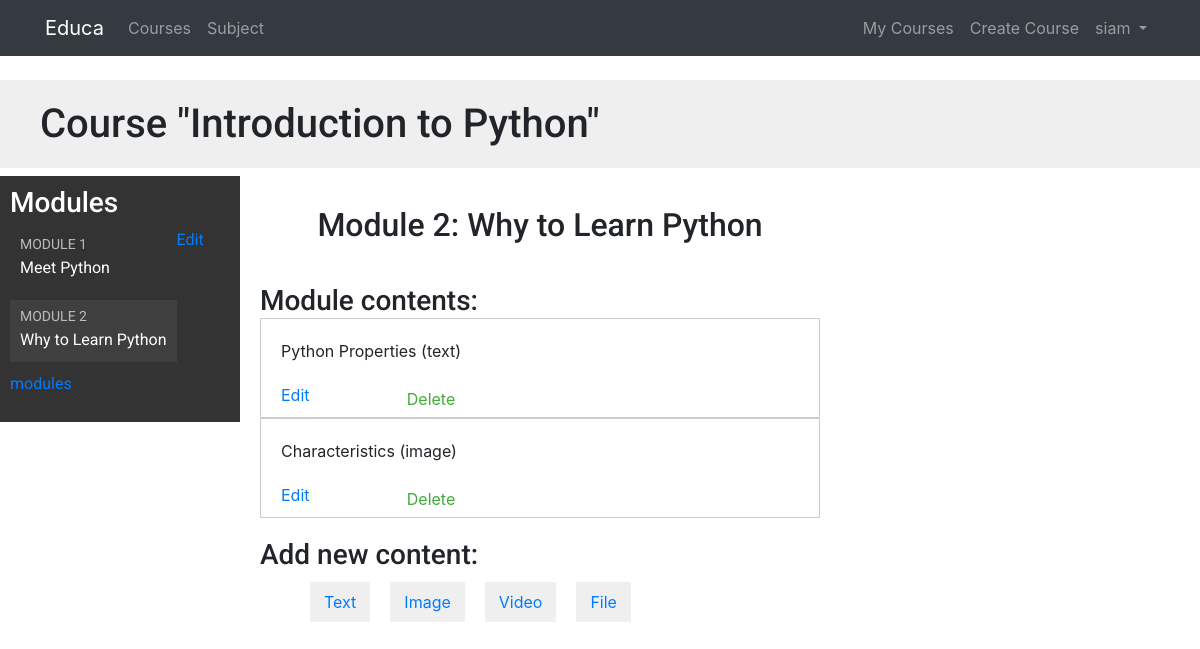
/course/module/4/ (signed in), run on the app's committed database.
### courses/models.py (models this page shows, shortened)
class Course(models.Model):
    owner = models.ForeignKey(User,
                    related_name='courses_created',
                    on_delete=models.CASCADE)
    subject = models.ForeignKey(Subject, related_name='courses',
                        on_delete=models.CASCADE)
    title = models.CharField(max_length=200)
    slug = models.SlugField(max_length=200, unique=True)
    overview = models.TextField()
    created = models.DateTimeField(auto_now_add=True)
    students = models.ManyToManyField(User,
                                      related_name='courses_joined',
                                      blank=True)
    class Meta:
        ordering = ['-created']

class Module(models.Model):
    course = models.ForeignKey(Course,
                        related_name='modules',
                        on_delete=models.CASCADE)
    title = models.CharField(max_length=200)
    description = models.TextField(blank=True)
    order = OrderField(blank=True, for_fields=['course'])
    class Meta:
        ordering = ['order'] #default ordering

class Content(models.Model):
    module = models.ForeignKey(Module,
                               related_name='contents',
                               on_delete=models.CASCADE)
    content_type = models.ForeignKey(ContentType,
                                     limit_choices_to={'model__in':('text',
                                                                    'video',
                                                                    'image',
                                                                    'file')},
                                     on_delete=models.CASCADE)
    object_id = models.PositiveIntegerField()
    item = GenericForeignKey('content_type', 'object_id')
    order = OrderField(blank=True, for_fields=['module'])
    class Meta:
            ordering = ['order']

class ItemBase(models.Model):
    owner = models.ForeignKey(User,
                              related_name='%(class)s_related',
                              on_delete=models.CASCADE)
    title = models.CharField(max_length=250)
    created = models.DateTimeField(auto_now_add=True)
    updated = models.DateTimeField(auto_now=True)
    class Meta:
         abstract =True
    def __str__(self):
        return self.title

class Text(ItemBase):
    content = models.TextField()

class Image(ItemBase):
    file = models.FileField(upload_to='images')

### courses/views.py (the view)
class ModuleContentListView(TemplateResponseMixin, View):
    template_name = 'courses/manage/module/content_list.html'
    def get(self, request, module_id):
        module = get_object_or_404(Module,
                                   id=module_id,
                                   course__owner=request.user)
        return self.render_to_response({'module': module})

### courses/templatetags/course.py (called while the page is built)
@register.filter
def model_name(obj):
    try:
        return obj._meta.model_name
    except AttributeError:
        return None

@register.filter(name='has_group')
def has_group(user, group_name):
    group = Group.objects.get(name=group_name)
    return True if group in user.groups.all() else False

### templates/courses/manage/module/content_list.html (shortened to what this page needs)
{% extends "base.html" %}
{% load course %}
{% block content %}
  {% with course=module.course %}
    <h1>Course "{{ course.title }}"</h1>
    <div class="contents">
      <h3>Modules</h3>
      <ul id="modules">
        {% for m in course.modules.all %}
          <li data-id="{{ m.id }}" {% if m == module %}class="selected"{% endif %}>
            <a href="{% url "module_content_list" m.id %}">
              <span>
                Module <span class="order">{{ m.order|add:1 }}</span>
              </span>
              <br>
              {{ m.title }}
            </a>
          </li>
        {% empty %}
          <li>No modules yet.</li>
        {% endfor %}
      </ul>
      <p><a href="{% url "course_module_update" course.id %}">Edit modules</a></p>
    </div>
    <div class="module">
      <h2>Module {{ module.order|add:1 }}: {{ module.title }}</h2>
      <h3>Module contents:</h3>
      <div id="module-contents">
        {% for content in module.contents.all %}
          <div data-id="{{ content.id }}">
            {% with item=content.item %}
              <p>{{ item }} ({{ item|model_name }})</p>
              <a href="{% url "module_content_update" module.id item|model_name item.id %}">Edit</a>
              <form action="{% url "module_content_delete" content.id %}" method="post">
                <input type="submit" value="Delete">
              </form>
            {% endwith %}
          </div>
        {% empty %}
          <p>This module has no contents yet.</p>
        {% endfor %}
      </div>
      <h3>Add new content:</h3>
      <ul class="content-types">
        <li><a href="{% url "module_content_create" module.id "text" %}">Text</a></li>
        <li><a href="{% url "module_content_create" module.id "image" %}">Image</a></li>
        <li><a href="{% url "module_content_create" module.id "video" %}">Video</a></li>
        <li><a href="{% url "module_content_create" module.id "file" %}">File</a></li>
      </ul>
    </div>
  {% endwith %}
{% endblock %}

### templates/base/navbar.html (shortened to what this page needs)
{% load course %}
{% url 'course_list' as course_list %}
{% url 'home' as home_url %}
{% url 'sub_list' as subject_url %}
{% url 'manage_course_list' as mine %}
{% url 'student_course_list' as std %}
{% url 'course_create' as create_url %}
<div  class="navbar navbar-expand-md navbar-dark bg-dark mb-4">
  <div class="container">
    <a href="{{ home_url }}" class=" navbar-brand">Educa</a>
<div class="collapse navbar-collapse" id="navbarSupportedContent">
     <ul class="navbar-nav mr-auto">
       <li class="nav-item {% if request.path == course_list %}active{% endif %}">
         <a class="nav-link" href="{{ course_list }}">Courses <span class="sr-only">(current)</span></a>
       </li>
       <li class="nav-item {% if request.path == subject_url %}active{% endif %}">
         <a class="nav-link" href="{{ subject_url }}">Subject</a>
       </li>
     </ul>
 </div>
 <div class="collapse navbar-collapse" id="navbarCollapse">
     {% if user.is_authenticated %}
       <ul class="navbar-nav ml-auto">
        {% if request.user|has_group:"Instructors" %}
         <li class="nav-item {% if request.path == mine %}active{% endif %}">
           <a class="nav-link" href="{{mine}}">My Courses</a>
         </li>
         <li class="nav-item {% if request.path == create_url %}active{% endif %}">
           <a class="nav-link" href="{{create_url}}">Create Course</a>
         </li>
         {% else %}
         <li class="nav-item {% if request.path == std %}active{% endif %}">
           <a class="nav-link" href="{{std}}">Enrolled Courses</a>
         </li>
         {% endif %}
           <li class="nav-item">
             <a class="nav-link dropdown-toggle" href="#" id="userMenu"
               data-toggle="dropdown" aria-haspopup="true"
               aria-expanded="false">
               {{ user.username }}
             </a>
           </li>
         </ul>
       {% endif %}
     </div>
  </div>
</div>

### static/css/slider.css (style rules this page uses)
h2 { text-align:center; padding: 20px; }

### static/css/base.css (style rules this page uses)
body { margin:0; font-family:'Roboto', sans-serif; font-weight:400; color:#333; }
a { color:#3fad37; text-decoration:none; }
ul { float:left; }
h1, h2, h3, h4, h5, h6 { font-family:'Roboto', sans-serif; font-weight:300; }
h1 { background:#efefef; width:100%; overflow:auto; padding:20px 0 20px 40px; margin:0; }
.module { padding:10px 20px; float:left; width:600px; }
.module h3 { margin:20px 0 0; padding:0; width:100%; }
.module p { margin:10px 0 20px; width:100%; float:left; }
.contents { width:20%; padding:10px; float:left; background:#333; color: #fff; font-family:'Roboto', sans-serif; }
.contents ul { list-style:none; margin:0; padding:0; }
.contents ul li { margin:0 0 10px 0; padding:4px 10px 10px; overflow:auto; }
.contents ul li.selected { background:#3f3f3f; }
.contents ul span { text-transform:uppercase; color:#bbb; font-size:14px; }
.contents ul a { display:block; color:#fff; text-decoration:none; }
ul.content-types li { list-style:none; float:left; margin:10px; background:#efefef; padding:8px 14px; }
input, select, textarea { border:1px solid #ccc; border-bottom:3px solid #ccc; padding:8px 12px; font-size:16px; font-family:'Roboto', sans-serif; float:left; clear:both; width:300px; }
input[type=submit], a.button { border-radius:5px; background:#4dcc43; color:#fff; font-size:16px; text-transform:uppercase; border:none; padding:10px 20px; margin:20px 0; }
#module-contents div { padding:10px 20px; border:1px solid #ccc; background:#fff }
#module-contents form { margin:0; padding:0; }
#module-contents input[type=submit] { color:#3fad37; background:none; margin:-20px 0 0; padding:0; float:left; text-transform:none; }

### data on the page
Course: title "Introduction to Python"
Module: order|add "1", title "Meet Python"
Module: order|add "2", title "Why to Learn Python"
Content: item "Python Properties", item|model_name "text"
Content: item "Characteristics", item|model_name "image"

### other printed values
{{ user.username }} "siam"
